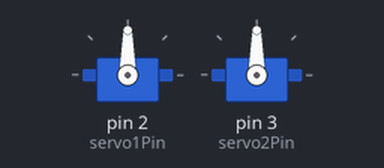
Recording of a sketch running on a simulated Arduino Uno, built with avr-gcc and run on an emulated ATmega328P. On the bench: 2 × servo.

Above: at 0.1 s.
Timing chart, 0 to 1.6 s (numbered marks = the images above):
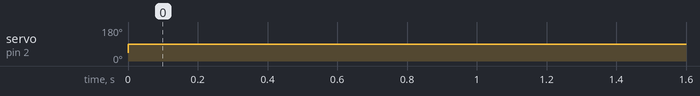

The sketch:

Servo_Code.ino
```cpp
#include <Servo.h>

//It’s important to calibrate how far the servo can go before it reaches a stressed state, as to avoid breaking the servo. Please test and set both the minimal and the maximum values of the servos.
int servo1CurrentPosition = 0, servo1MinPos = 10, servo1MaxPos = 170, servo1TurnAngle = 45;
int servo2CurrentPosition = 10, servo2MixPos = 10, servo2MaxPos = 180, servo2TurnAngle = 45;
int servo1Pin = 2; // The pin where the first servo is attached to.
int servo2Pin = 3; // The pin where the second servo is attached to.

bool turnServo1 = true, turnServo2 = false;

Servo Servo1;
Servo Servo2;

void setup() {

Serial.begin(9600);
Servo1.attach(servo1Pin);
Servo2.attach(servo2Pin);

}

void loop() {

//Servo1.write(servo1CurrentPosition);
//Servo2.write(servo2CurrentPosition);

if (turnServo1 == true && servo1CurrentPosition <= servo1TurnAngle){
servo1CurrentPosition += servo1TurnAngle;
Servo1.write(servo1CurrentPosition);
}

if (turnServo1 == false && servo1CurrentPosition >= servo1TurnAngle){
servo1CurrentPosition -= servo1TurnAngle;
Servo1.write(servo1CurrentPosition);
}

}
```

Measured:
- by itself, servo on pin 2 (servo1Pin): 45° → 90° at 0.00 s
